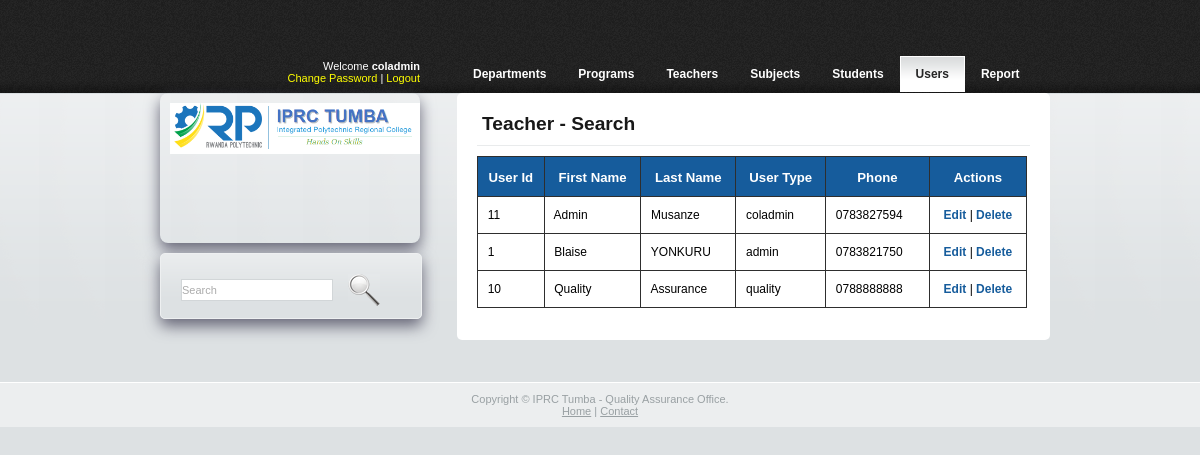
Page /admin/user_search.php (signed in) on the committed database.
### tables this page shows
CREATE TABLE `tbl_users` (
  `u_id` int(10) UNSIGNED NOT NULL,
  `u_fname` varchar(30) DEFAULT NULL,
  `u_lname` varchar(30) DEFAULT NULL,
  `u_gender` varchar(10) NOT NULL,
  `u_uname` varchar(30) DEFAULT NULL,
  `u_pass` varchar(64) DEFAULT NULL,
  `u_utype` varchar(20) DEFAULT NULL,
  `u_phone` varchar(15) DEFAULT NULL
);

### admin/user_search.php (the view, shortened to what this page needs)
<?php
require_once("includes/functions.php");
global $connPDO;
?>
<!DOCTYPE html PUBLIC "-//W3C//DTD XHTML 1.0 Transitional//EN" "http://www.w3.org/TR/xhtml1/DTD/xhtml1-transitional.dtd">
<html xmlns="http://www.w3.org/1999/xhtml">
<head>
	<link rel="stylesheet" type="text/css" href="css/style.css" />
</head>
<body>
<div class="main">
	<?php
  		echo plotHeaderMenuInfo("users_new.php");
  	?>
  <div class="body">
    <div class="main_body">
		<h2>Teacher - Search</h2>
		<table id='listEntries' width="550" border="1" cellspacing="0" cellpadding="0" bordercolor="#CCCCCC" style="border-collapse:collapse;">
        <?php
			$keyword			=	trim($_GET['keyword']);
			$searchQry		=  "SELECT *  FROM `tbl_users` WHERE `u_fname` LIKE '%{$keyword}%' OR `u_lname` LIKE '%{$keyword}%' OR `u_uname` LIKE '%{$keyword}%' OR `u_utype` LIKE '%{$keyword}%' ORDER BY `u_fname` ASC";
			$searchRes 		= 	$connPDO->query($searchQry);
			$searchNumRows	=	$searchRes->rowCount();
			if (!$searchNumRows)
			{
	           echo '<tr>
                <td height="30" colspan="3" align="center"><strong style="color:red;">Search Not Found</strong></td>
              </tr>';
			}
			else
			{
		  ?>
		      <tr>
                <th height="30" align="center"><strong>User Id</strong></td>
                <th height="30" align="center"><strong>First Name</strong></td>
                <th height="30" align="center"><strong>Last Name</strong></td>
                <th height="30" align="center"><strong>User Type</strong></td>
                <th height="30" align="center"><strong>Phone</strong></td>
                <th align="center"><strong>Actions</strong></td>
              </tr>
			<?php
			 	while ($searchArr = $searchRes->fetch(PDO::FETCH_ASSOC))
				{
			?>
					<tr>
						<td height="30">&nbsp;
							<?php
								echo $searchArr["u_id"];
							?>
						</td>
						<td height="30">&nbsp;
							<?php
								echo $searchArr["u_fname"];
							?>
						</td>
						<td height="30">&nbsp;
							<?php
								echo $searchArr["u_lname"];
							?>
						</td>
						<td height="30">&nbsp;
							<?php
								echo $searchArr["u_utype"];
							?>
						</td>
						<td height="30">&nbsp;
							<?php
								echo $searchArr["u_phone"];
							?>
						</td>
						<td align="center">
							<a href="users_edit.php?id=<?php echo $searchArr["u_id"] ?>&keyword=<?php echo $_GET["keyword"]?>">Edit</a> |
							<a onclick="javascript: return confirm('Sure! Do you want to Delete?');"
							href="user_delete.php?id=<?php echo $searchArr["u_id"]?>&keyword=<?php $_GET["keyword"]?>">
							Delete
							</a>
						</td>
					</tr>
          <?php
		  		}
			}
		  ?>
        </table>
      <p>&nbsp;</p>
    </div>
		<?php
			echo plotLogoDiv();
			echo plotSearchDiv('user_search.php');
		?>
    </div>
		<br/><br/>
	</div>
<?php
	echo plotFooterDiv();
?>
</body>
</html>

### admin/css/style.css (style rules this page uses)
body { margin:0; padding:0; background: none; width:100%; background:#fafbfb url(../images/bg.gif) top repeat-x; font:12px Arial, Helvetica, sans-serif }
html { padding:0; margin:0; }
.main { width:900px; padding:0; margin:0 auto; }
.body { width:900px; margin:0; padding:0; }
.body h2 { font: normal 24px Arial, Helvetica, sans-serif; color:#181818; padding:10px 5px; margin:10px 0 10px 0; border-bottom:1px solid #e9ebec; }
.body p { font:normal 11px Arial, Helvetica, sans-serif; color:#232323; padding:0; margin:10px 0; }
.body a { color:#d34600; font:bold 12px Arial, Helvetica, sans-serif; text-decoration:none; }
.main_body { width :553px; padding :0 20px; margin :0; float :right; background :#fff; border-radius : 5px; -webkit-transition :-webkit-box-shadow 1s linear; -moz-transition :-moz-box-shadow 1s linear; }
.main_body a { font:bold 11px Arial, Helvetica, sans-serif; color:#0c9ec4; text-decoration:none; }
.main_body h2 { font-family: "Trebuchet MS", sans-serif;font-size: 1.6em;font-weight:bold; }
#listEntries { font-family : "Trebuchet MS", Arial, Helvetica, sans-serif; border-collapse : collapse; -webkit-transition : -webkit-box-shadow 1s linear; -moz-transition : -webkit-box-shadow 1s linear; }
#listEntries td, #listEntries th { font-size:1em; border:1px solid #2E2E2E; padding:3px; }
#listEntries th { font-size:1.1em; text-align:center; padding-top:5px; padding-bottom:4px; background-color:#165C9C; color:#FFF; }
#listEntries a { color:#165C9C; font:bold 12px Arial, Helvetica, sans-serif; text-decoration:none; }

### rows in the picture
tbl_users: u_id "11", u_fname "Admin", u_lname "Musanze", u_utype "coladmin", u_phone "0783827594"
tbl_users: u_id "1", u_fname "Blaise", u_lname "YONKURU", u_utype "admin", u_phone "0783821750"
tbl_users: u_id "10", u_fname "Quality", u_lname "Assurance", u_utype "quality", u_phone "0788888888"

### other values in the picture
$_SESSION['u_utype'] "coladmin"
$menuName "Departments"
$menuName "Programs"
$menuName "Teachers"
$menuName "Subjects"
$menuName "Students"
$menuName "Users"
$menuName "Report"
